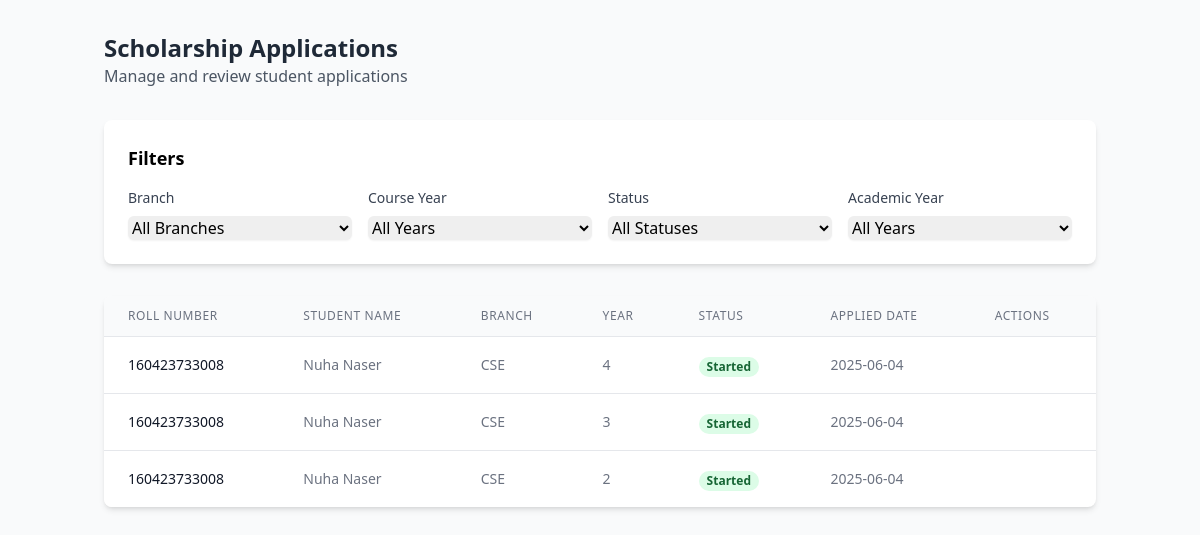
The app's page /applications_list (signed in), older data.
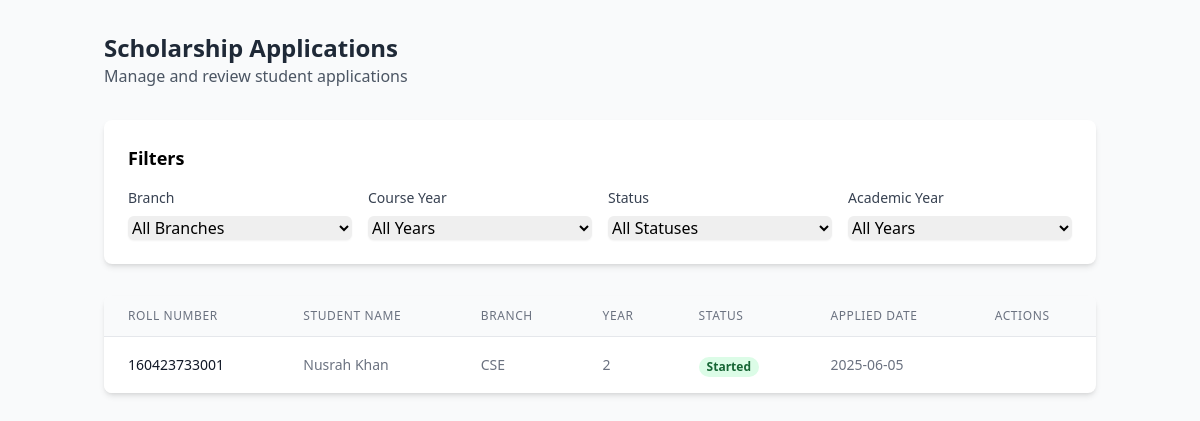
The same page, newer data.
### models.py (models this page shows, shortened)
class ScholarshipApplication(db.Model):
    id = db.Column(db.String(20), primary_key=True)
    roll_number = db.Column(db.String(80), nullable=False)
    branch = db.Column(db.String(80), nullable=False)
    year = db.Column(db.String(20), nullable=False)
    lateral_entry = db.Column(db.Boolean, default=False)  # LE field
    scholarship_state = db.Column(db.String(80), default='pending')
    created_at = db.Column(db.DateTime, default=datetime.utcnow)

class Student(db.Model):
    user_id = db.Column(db.Integer, primary_key=True, autoincrement=True)
    username = db.Column(db.String(80), nullable=False)
    email = db.Column(db.String(120), unique=True, nullable=False)
    password = db.Column(db.String(80), unique=True, nullable=False)
    roll_number = db.Column(db.String(80), unique=True, nullable=False)
    is_verified = db.Column(db.Boolean, default=False)

### main.py (the view)
@app.route('/applications_list')
def applic():
    print("Session:", dict(session))
    if 'admin_id' not in session or session.get('user_type') != 'admin':
        return redirect(url_for('admin_login'))
    try:
        branch = request.args.get('branch', 'All Branches')
        course_year = request.args.get('year', 'All Years')
        status = request.args.get('scholarship_state', 'All Statuses')
        academic_year = request.args.get('academic_year', 'All Years')
        print(f"Applied filters - branch: {branch}, year: {course_year}, status: {status}, academic_year: {academic_year}")
        query = ScholarshipApplication.query
        if branch and branch != 'All Branches':
            query = query.filter(ScholarshipApplication.branch == branch)
        if status and status != 'All Statuses':
            query = query.filter(ScholarshipApplication.scholarship_state == status)
        if course_year and course_year != 'All Years' and course_year.isdigit():
            query = query.filter(ScholarshipApplication.year == course_year)
        if academic_year and academic_year != 'All Years':
            try:
                year_int = int(academic_year)
                query = query.filter(extract('year', ScholarshipApplication.created_at) == year_int)
            except ValueError:
                print(f"Invalid academic year value: {academic_year}")
        applications_data = []
        raw_applications = query.order_by(ScholarshipApplication.created_at.desc()).all()
        for application in raw_applications:
            student = Student.query.filter(Student.email.like(f"{application.roll_number}%")).first()
            if student:
                applications_data.append({
                    'id': application.id,
                    'roll_number': application.roll_number,
                    'branch': application.branch,
                    'year': application.year,
                    'scholarship_state': application.scholarship_state,
                    'created_at': application.created_at,
                    'student_name': student.username,
                    'student_email': student.email
                })
        print(f"Processed {len(applications_data)} applications with student data")
        branches = [
            'CSE',
            'IT',
            'ECE',
            'EEE',
            'Mech',
            'AIML',
            'AIDS',
            'CSE(DS)',
            'CSAI',
            'Civil'
        ]
        course_years = [1, 2, 3, 4]
        academic_years_query = db.session.query(
            extract('year', ScholarshipApplication.created_at).label('year')
        ).filter(
            ScholarshipApplication.created_at.isnot(None)
        ).distinct()
        academic_years = sorted(set(
            int(year[0]) for year in academic_years_query.all()
            if year[0] is not None
        ), reverse=True) or [datetime.now().year]
        print(f"Found {len(applications_data)} applications")  # Debug log
        return render_template(
            'applications_list.html',
            applications=applications_data,
            branches=branches,
            years=course_years,
            academic_years=academic_years,  # Convert to int and filter None
            statuses=['started', 'documents_verified', 'appointment_booked', 'completed'],
            current_filters={
                'branch': branch,
                'year': course_year,
                'status': status,
                'academic_year': academic_year
            }
        )
    except Exception as e:
        print(f"Error loading admin applications: {str(e)}")
        import traceback
        traceback.print_exc()
        return redirect(url_for('admin_dashboard'))

### templates/applications_list.html (shortened to what this page needs)
<!DOCTYPE html>
<html lang="en">
<head>
    <script src="https://cdn.tailwindcss.com"></script>
    <link rel="stylesheet" href="https://cdnjs.cloudflare.com/ajax/libs/font-awesome/6.4.0/css/all.min.css">
</head>
<body class="bg-gray-50 min-h-screen">
    <div class="container mx-auto px-4 py-8">
        <div class="mb-8">
            <h1 class="text-2xl font-bold text-gray-800">Scholarship Applications</h1>
            <p class="text-gray-600">Manage and review student applications</p>
        </div>
        <div class="bg-white rounded-lg shadow-md p-6 mb-8">
            <h2 class="text-lg font-semibold mb-4">Filters</h2>
            <form id="filterForm" class="grid grid-cols-1 md:grid-cols-2 lg:grid-cols-4 gap-4">
                <div>
                    <label class="block text-sm font-medium text-gray-700 mb-2">Branch</label>
                    <select name="branch" class="w-full rounded-md border-gray-300 shadow-sm focus:border-indigo-500">
                        <option value="All Branches">All Branches</option>
                    </select>
                </div>
                <div>
                    <label class="block text-sm font-medium text-gray-700 mb-2">Course Year</label>
                    <select name="year" class="w-full rounded-md border-gray-300 shadow-sm focus:border-indigo-500">
                        <option value="All Years">All Years</option>
                    </select>
                </div>
                <div>
                    <label class="block text-sm font-medium text-gray-700 mb-2">Status</label>
                    <select name="scholarship_state" class="w-full rounded-md border-gray-300 shadow-sm focus:border-indigo-500">
                        <option value="All Statuses">All Statuses</option>
                    </select>
                </div>
                <div>
                    <label class="block text-sm font-medium text-gray-700 mb-2">Academic Year</label>
                    <select name="academic_year" class="w-full rounded-md border-gray-300 shadow-sm focus:border-indigo-500">
                        <option value="All Years">All Years</option>
                    </select>
                </div>
            </form>
        </div>
        <div class="bg-white rounded-lg shadow-md overflow-hidden">
            <div class="overflow-x-auto">
                <table class="min-w-full divide-y divide-gray-200">
                    <thead class="bg-gray-50">
                        <tr>
                            <th class="px-6 py-3 text-left text-xs font-medium text-gray-500 uppercase tracking-wider">Roll Number</th>
                            <th class="px-6 py-3 text-left text-xs font-medium text-gray-500 uppercase tracking-wider">Student Name</th>
                            <th class="px-6 py-3 text-left text-xs font-medium text-gray-500 uppercase tracking-wider">Branch</th>
                            <th class="px-6 py-3 text-left text-xs font-medium text-gray-500 uppercase tracking-wider">Year</th>
                            <th class="px-6 py-3 text-left text-xs font-medium text-gray-500 uppercase tracking-wider">Status</th>
                            <th class="px-6 py-3 text-left text-xs font-medium text-gray-500 uppercase tracking-wider">Applied Date</th>
                            <th class="px-6 py-3 text-left text-xs font-medium text-gray-500 uppercase tracking-wider">Actions</th>
                        </tr>
                    </thead>
                    <tbody class="bg-white divide-y divide-gray-200">
                        {% for app in applications %}
                        <tr class="hover:bg-gray-50">
                            <td class="px-6 py-4 whitespace-nowrap text-sm font-medium text-gray-900">
                                {{ app.roll_number }}
                            </td>
                            <td class="px-6 py-4 whitespace-nowrap text-sm text-gray-500">
                                {{ app.student_name }}
                            </td>
                            <td class="px-6 py-4 whitespace-nowrap text-sm text-gray-500">
                                {{ app.branch }}
                            </td>
                            <td class="px-6 py-4 whitespace-nowrap text-sm text-gray-500">
                                {{ app.year }}
                            </td>
                            <td class="px-6 py-4 whitespace-nowrap">
                                <span class="px-2 inline-flex text-xs leading-5 font-semibold rounded-full
                                    {% if app.scholarship_state == 'started' %}bg-green-100 text-green-800
                                    {% elif app.scholarship_state == 'documents_verified' %}bg-yellow-100 text-yellow-800
                                    {% elif app.scholarship_state == 'appointment_booked' %}bg-red-100 text-red-800
                                    {% else %}bg-blue-100 text-blue-800{% endif %}">
                                    {{ app.scholarship_state|title }}
                                </span>
                            </td>
                            <td class="px-6 py-4 whitespace-nowrap text-sm text-gray-500">
                                {{ app.created_at.strftime('%Y-%m-%d') }}
                            </td>
                        </tr>
                        {% endfor %}
                    </tbody>
                </table>
            </div>
        </div>
    </div>
</body>
</html>

Row changes from the older to the newer data that the page shows:
removed ScholarshipApplication: roll_number "160423733008", branch "CSE", scholarship_state "Started", created_at "2025-06-04"
removed ScholarshipApplication: roll_number "160423733008", branch "CSE", scholarship_state "Started", created_at "2025-06-04"
removed ScholarshipApplication: roll_number "160423733008", branch "CSE", scholarship_state "Started", created_at "2025-06-04"
added ScholarshipApplication: roll_number "160423733001", branch "CSE", scholarship_state "Started", created_at "2025-06-05"
Text that changed along with them:
new list line: "Nusrah Khan"
new list line: "2"
list line gone: "Nuha Naser"
list line gone: "4"
list line gone: "3"
list line gone: "2"
